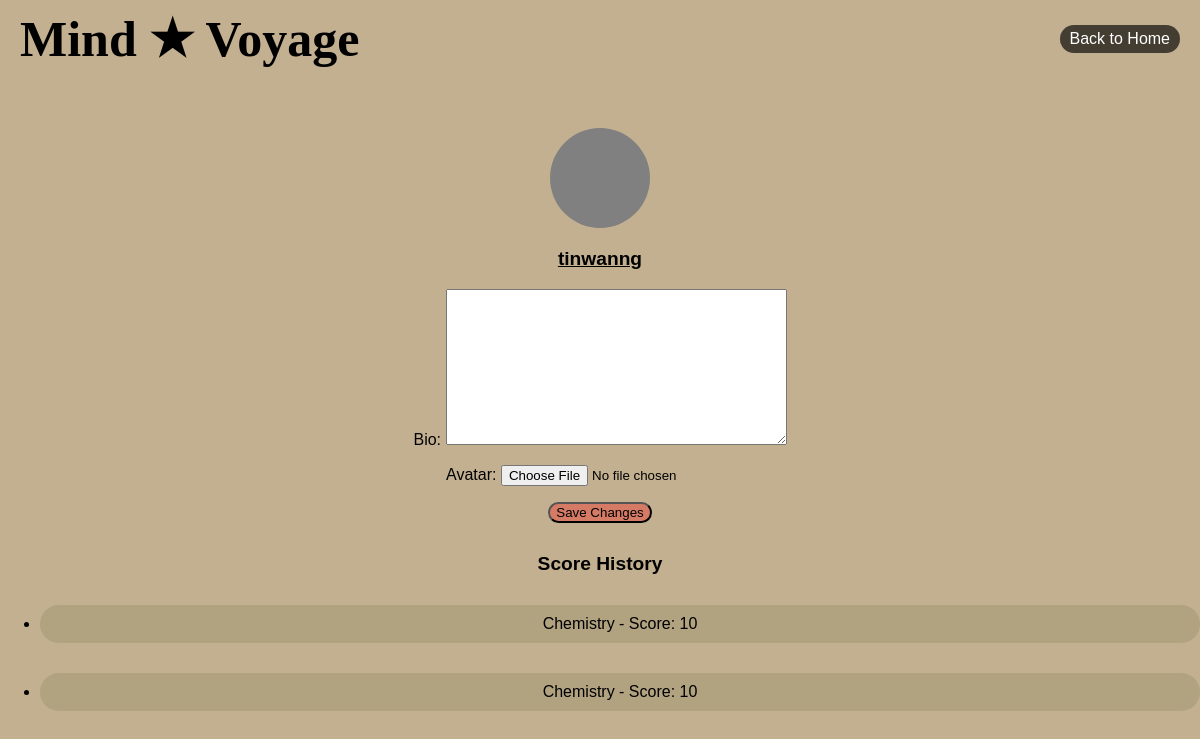
The app's page /quiz_app/profile/ (signed in) with its own data.
### quiz_app/models.py (models this page shows, shortened)
class UserProfile(models.Model):
    user = models.OneToOneField(User, on_delete=models.CASCADE, related_name='profile')
    bio = models.TextField(blank=True, null=True)
    avatar = models.ImageField(upload_to='avatars/', blank=True, null=True)

class Result(models.Model):
    user = models.ForeignKey(User, on_delete=models.CASCADE, related_name="results")
    quiz = models.ForeignKey(Quiz, on_delete=models.CASCADE, related_name="results")
    score = models.IntegerField(null=True)
    attempted_at = models.DateTimeField(auto_now_add=True)

class Quiz(models.Model):
    CATEGORY_CHOICES = [
    ('Science', 'Science'),
    ('History', 'History'),
    ]
    title = models.CharField(max_length=200)
    category = models.CharField(max_length=50, choices=CATEGORY_CHOICES)  # Added category
    total_score = models.IntegerField(default=50)
    created_by = models.ForeignKey(settings.AUTH_USER_MODEL, on_delete=models.CASCADE)

### quiz_app/views.py (the view)
# urls.py: path('profile/', views.profile, name='profile')
@login_required
def profile(request):
    profile = get_object_or_404(UserProfile, user=request.user)
    results = Result.objects.filter(user=request.user)
    if request.method == 'POST':
        form = UserProfileForm(request.POST, instance=profile)
        if form.is_valid():
            form.save()
            return redirect('profile')
    else:
        form = UserProfileForm(instance=profile)
    context = {
        'profile': profile,
        'form': form,
        'results': results
    }
    return render(request, 'profile.html', context)

### quiz_app/forms.py
class UserProfileForm(forms.ModelForm):
    class Meta:
        model = UserProfile
        fields = ['bio', 'avatar']

### quiz_app/templates/profile.html (shortened to what this page needs)
{% load static %}
<!DOCTYPE html>
<html lang="en">
<head>
    <link rel="stylesheet" href="{% static 'css/profile.css' %}">
</head>
<body>
    <header>
        <div class="logo">Mind ★ Voyage</div>
        <a href="{% url 'index' %}" class="back">Back to Home</a>
    </header>
    <main>
        <section class="profile-info">
            <div class="photo">
            </div>
            <div class="username"><p>{{ user.username }}</p></div>
            <form method="post" enctype="multipart/form-data">
                {{ form.as_p }}
                <button class="submit">Save Changes</button>
            </form>
        </section>
        <section class="score-history">
            <h3 class="history">Score History</h3>
                {% if results %}
                <ul>
                    {% for result in results %}
                        <li class="score"><a href="{% url 'result' result.id%}">{{ result.quiz.title }} - Score: {{ result.score }}</a></li>
                    {% empty %}
                        <li>No quizzes attempted yet.</li>
                    {% endfor %}
                </ul>
                {% endif %}
        </section>
    </main>
</body>
</html>

### static/css/profile.css (style rules this page uses)
body { font-family: Arial, sans-serif; background: #C3B091; color: black; text-align: center; margin: 0; padding: 0; }
header { display: flex; justify-content: space-between; align-items: center; padding: 10px 20px; background-color: #C3B091; }
.profile-info { margin-top: 50px; }
.photo { width: 100px; height: 100px; background: gray; border-radius: 50%; margin: 0 auto 20px; }
.score-history { margin-top: 30px; }
.back { color: white; text-decoration: none; background: rgba(0, 0, 0, 0.65); padding: 5px 10px; border-radius: 20px; cursor: pointer; }
.logo { font-family: fantasy; font-size: 50px; font-weight: bold; color: black; }
.username { font-size: larger; font-weight: bold; text-decoration: underline; }
.submit { color: black; background-color: rgba(255, 0, 0, 0.3); border-radius: 20px; }
.history { font-size: larger; font-weight: bolder; }
.score a { display: block; margin: 30px auto; padding: 10px 500px; border: none; background-color: rgba(106, 106, 60, 0.2); color: black; border-radius: 20px; cursor: pointer; text-decoration: none; }

### records on screen
Result: quiz "Chemistry", score "10"
Result: quiz "Chemistry", score "10"

### other values on screen
{{ user.username }} "tinwanng"
